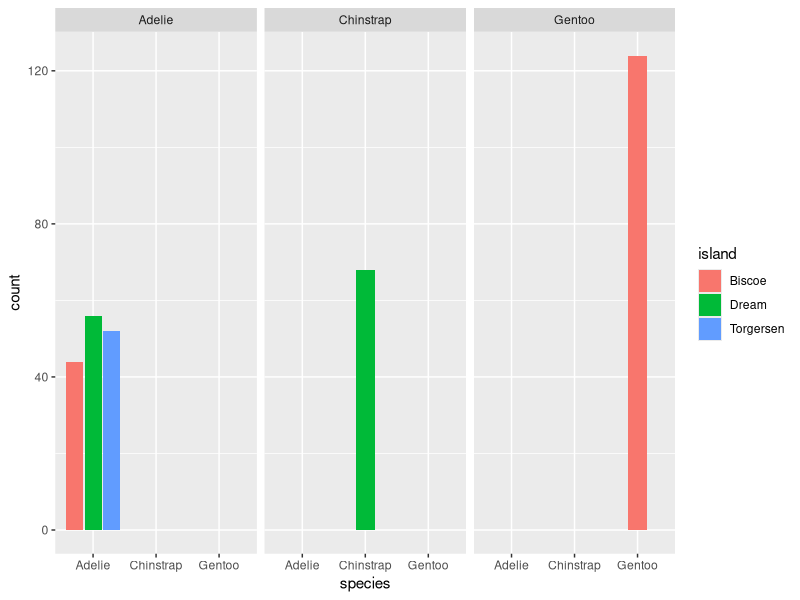
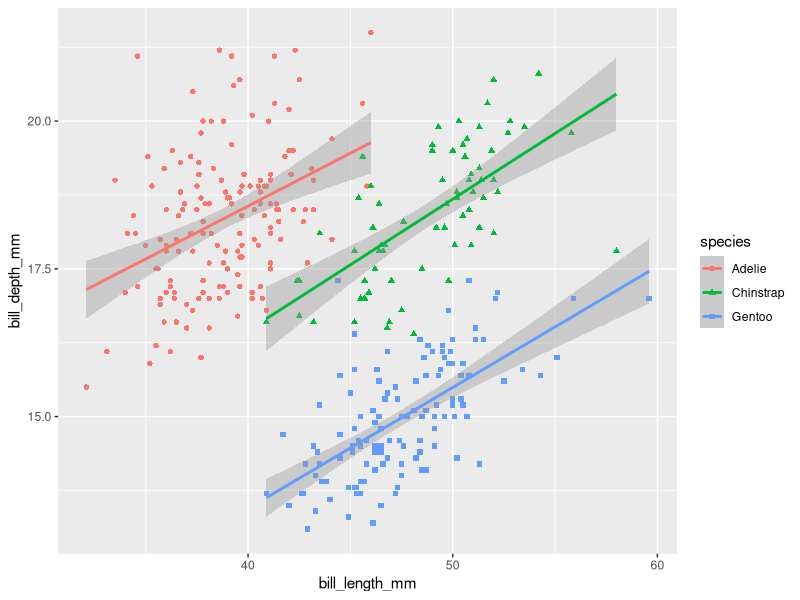
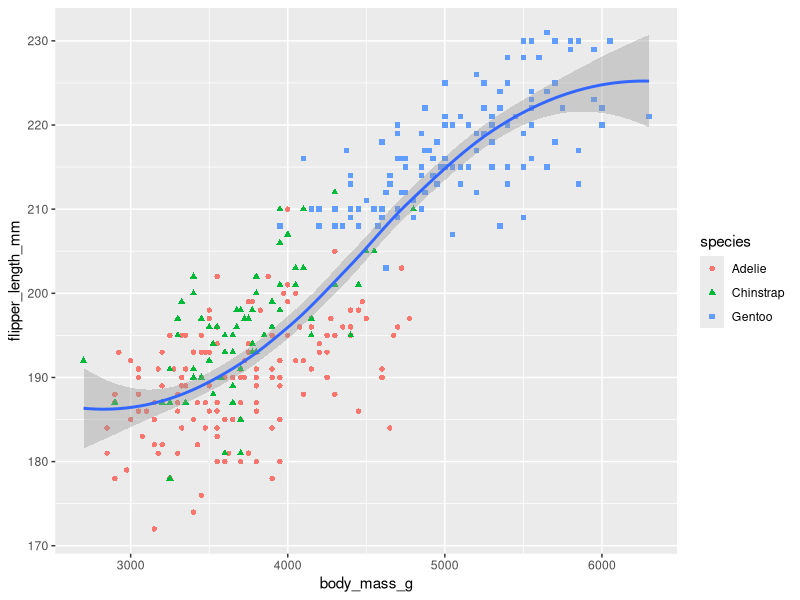

These figures' R source, in order: (Note: this script raises an error after producing the figures.)
# Visualizing Data With ggplot - Exercise Sheet
#---------------------------------------------

library(tidyverse)
library(palmerpenguins)
library(scales)
#------------------------------------------------
# Section 1 - More visualizations on the penguins
#------------------------------------------------
penguins_data <- penguins

# 1.1 Create a scatter plot that shows the relation
# between body_mass_g and flipper_length_mm for the
# three different species

# bill_scatter <- ggplot(data=penguins_data,
#                     mapping=aes(x=bill_length_mm,
#                                 y=bill_depth_mm))+geom_point()

bill_scatter <- penguins_data %>%
    ggplot(aes(x = bill_length_mm, y = bill_depth_mm, color = species)) +
    geom_point(aes(color = species, shape = species)) +
    geom_smooth(method = "lm")


# 1.2 Adapt the plot in the following way
# Change the shape of the points depending on the species
# Change the size of the points to '2'
# Add the following line to change the colors
# +scale_color_manual(values = c("darkorange","darkorchid","cyan4"))


bm_fl <- penguins_data %>% ggplot(aes(x = body_mass_g, y = flipper_length_mm)) +
    geom_point(aes(color = species, shape = species)) +
    geom_smooth()


# 1.3 Create a bar chart that shows the number of penguins for
# each sex

# barplot <- penguins_data %>%
#     group_by(species) %>%
#     summarise(count = n()) %>%
#     ggplot(mapping = aes(y = species, x = count, color = species, fill = species)) +
#     geom_col()

barplot <- penguins_data %>%
    group_by(species, island) %>%
    summarise(count = n()) %>%
    ggplot(mapping = aes(x = species, y = count, fill = island)) +
    geom_col(position = position_dodge2(preserve = "single")) +
    facet_wrap(vars(species))


distribution <- penguins_data %>% ggplot(aes(y = body_mass_g)) +ß
    geom_boxplot()

# 1.3.1 Then create the same in percentage


percentages_column <- penguins_data %>%
    count(species) %>%
    mutate(percentage = n / sum(n)) %>%
    ggplot(aes(x = percentage, y = fct_reorder(species, percentage))) +
    geom_col() +
    labs(y = "", x = "Percentage [%]", title = "Share of speicies") +
    scale_x_continuous(labels = label_percent(accuracy = 1))+theme_minimal(base_size=16)




# 1.3.2 Try to make the following adjustments (use Google for help!)
# Change the theme of the plot to +theme_minimal()
# Modify the scale so it shows percentages (hin: package scales)
# install.packages(scales)





#---------------------------------------------------------
# Section 2: Visualizing the reddit travel survey  data-set
#---------------------------------------------------------

reddit_travel_survey <- read_csv("reddit-travel-survey.csv")

# 2.1 Create an overview of the survey participants demographics
# by creating a bar chart for gender, age-group and education
# use +theme_minimal() and appropriate axis labels for all plots



# 2.2 Have a look at the package patchwork (https://github.com/thomasp85/patchwork)
# What does it do? How can you use it in combination
# with the three previous plots?


# 2.3 Does the importance of photos have an effect on participants
# estimation of their favourite country
# Look at countries that got mentioned five times or more




# 2.4 Do participants with more travel also visit more countries?
